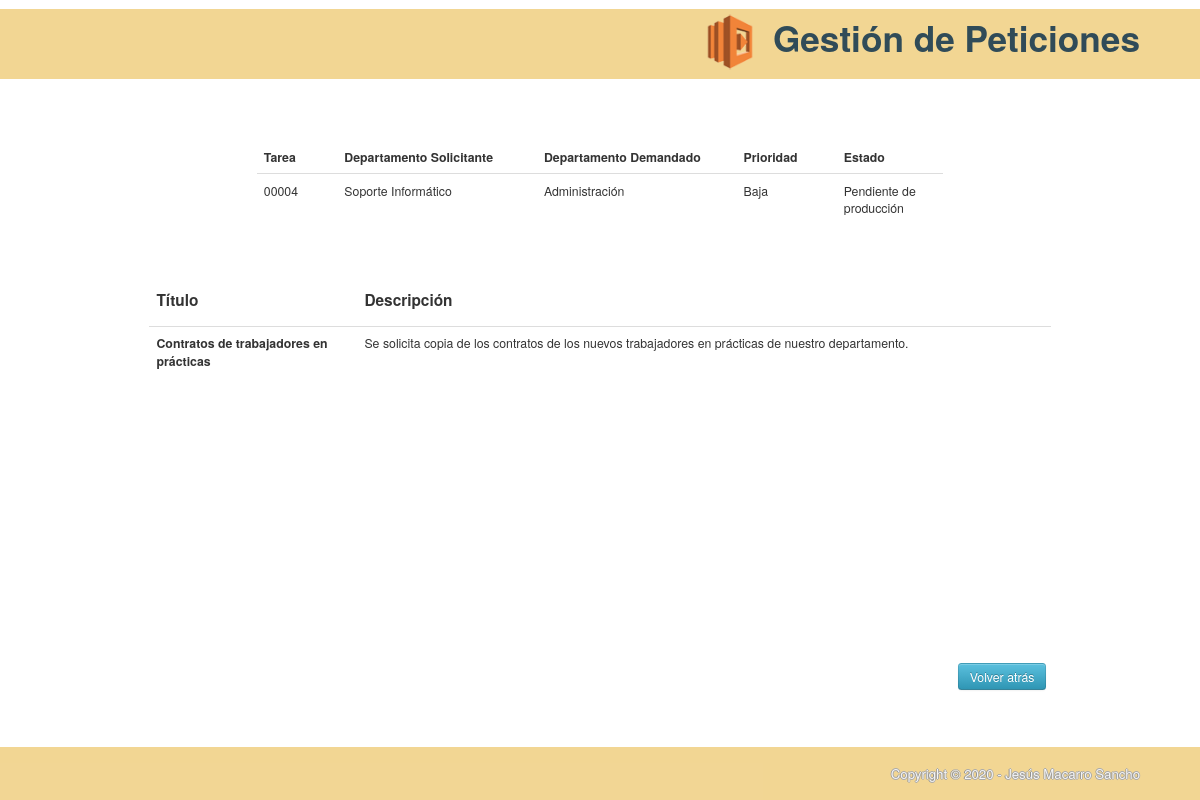
Screenshot of /tareas/ver/4 with the database file from the repository.
### tables this page shows
CREATE TABLE `tareas`(
    `id_tarea` INT(5) NOT NULL AUTO_INCREMENT COMMENT 'Identificador de la tarea.',
    `dpto_solicitante` TINYINT NOT NULL COMMENT 'Departamento que solicita la tarea.',
    `dpto_demandado` TINYINT NOT NULL COMMENT 'Departamento al que se le demanda la tarea.',
    `titulo_tarea` VARCHAR(200) NOT NULL COMMENT 'Título de la tarea.',
    `descripcion_tarea` TEXT NOT NULL COMMENT 'Descripción de la tarea.',
    `prioridad_tarea` TINYINT NOT NULL COMMENT 'Prioridad para la realización de la tarea.',
    `estado_tarea` TINYINT NOT NULL COMMENT 'Estado en el que se encuentra la tarea.',
    PRIMARY KEY(`id_tarea`)
);

CREATE TABLE `departamentos`(
    `id_dpto` TINYINT NOT NULL COMMENT 'Identificador del departamento.',
    `nombre_dpto` VARCHAR(20) NOT NULL COMMENT 'Nombre del departamento.',
    PRIMARY KEY(`id_dpto`)
);

CREATE TABLE `prioridades`(
    `id_prioridad` TINYINT NOT NULL COMMENT 'Identificador de la prioridad.',
    `descripcion_prioridad` VARCHAR(50) NOT NULL COMMENT 'Descripción de la prioridad.',
    PRIMARY KEY(`id_prioridad`)
);

CREATE TABLE `estados`(
    `id_estado` TINYINT NOT NULL COMMENT 'Identificador del estado.',
    `descripcion_estado` VARCHAR (50) NOT NULL COMMENT 'Descripción del estado.',
    PRIMARY KEY(`id_estado`)
);

### application/controllers/Tareas.php (called while the page is built, shortened)
<?php
class Tareas extends CI_Controller {
    public function ver ($id_tarea) {
        $data = array ();
        $this -> load -> model ('extended_model');
        $tarea = $this -> extended_model -> obtener_tarea_completa_por_id ($id_tarea);
        $data['tarea'] = $tarea;
        $this -> load -> view ('tareas/header');
        $this -> load -> view ('tareas/ver', $data);
        $this -> load -> view ('tareas/footer');
    }
}

### index.php (called while the page is built, shortened)
<?php
require_once BASEPATH.'core/CodeIgniter.php';

### application/models/Extended_model.php (called while the page is built, shortened)
<?php
class Extended_model extends CI_Model {
  public function obtener_tarea_completa_por_id ($id_tarea) {
    $this -> db -> select ('id_tarea, dpto_solicitante, dpto_demandado, titulo_tarea, descripcion_tarea, prioridad_tarea, estado_tarea, id_prioridad, descripcion_prioridad, sol.id_dpto, sol.nombre_dpto dpto_sol, dem.id_dpto, dem.nombre_dpto dpto_dem, id_estado, descripcion_estado');
    $this -> db -> from ('tareas');
    $this -> db -> join ('prioridades', 'prioridad_tarea = id_prioridad');
    $this -> db -> join ('departamentos sol', 'dpto_solicitante = sol.id_dpto');
    $this -> db -> join ('departamentos dem', 'dpto_demandado = dem.id_dpto');
    $this -> db -> join ('estados', 'estado_tarea = id_estado');
    $this -> db -> where ('id_tarea', $id_tarea);
    $consulta = $this -> db -> get ();
    $resultado = $consulta -> row ();
    return $resultado;
  }
}

### application/views/tareas/ver.php (the view)
<div class="minicontainer">
    <table class="table tableborder">
        <thead>
        <tr>
            <th> Tarea </th>
            <th> Departamento Solicitante </th>
            <th> Departamento Demandado </th>
            <th> Prioridad </th>
            <th> Estado </th>
        </tr>
        </thead>
        <tbody>
            <tr>
                <td style="width: 5%"> <?php echo str_pad ($tarea->id_tarea, 5, "0", STR_PAD_LEFT);  ?> </td>
                <td style="width: 15%"> <?php echo $tarea->dpto_sol ?> </td>
                <td style="width: 15%"> <?php echo $tarea->dpto_dem ?> </td>
                <td style="width: 5%"> <?php echo $tarea->descripcion_prioridad?> </td>
                <td style="width: 5%"> <?php echo $tarea->descripcion_estado?> </td>
            </tr>
        </tbody>
    </table>
</div>
<br><br>
<table class="table tableborder">
    <thead>
        <tr>
            <th><h4> Título </h4></th>
            <th><h4> Descripción </h4></th>
        </tr>
    </thead>
    <tbody>
        <tr>
            <td style="width: 15%"><b> <?php echo $tarea->titulo_tarea ?> </b></td>
            <td style="width: 50%"> <?php echo nl2br ($tarea->descripcion_tarea) ?> </td>
        </tr>
    </tbody>
</table>
<br><br>
<div class="rowbutton"> <a class="btn btn-info" href="<?php echo base_url () ?>tareas"> Volver atrás </a> </div>

### rows the page displays
tareas: id_tarea "00004", dpto_solicitante.nombre_dpto "Soporte Informático", dpto_demandado.nombre_dpto "Administración", prioridad_tarea.descripcion_prioridad "Baja", estado_tarea.descripcion_estado "Pendiente de producción", titulo_tarea "Contratos de trabajadores en prácticas", descripcion_tarea "Se solicita copia de los contratos de los nuevos trabajadores en prácticas de nuestro departamento."
